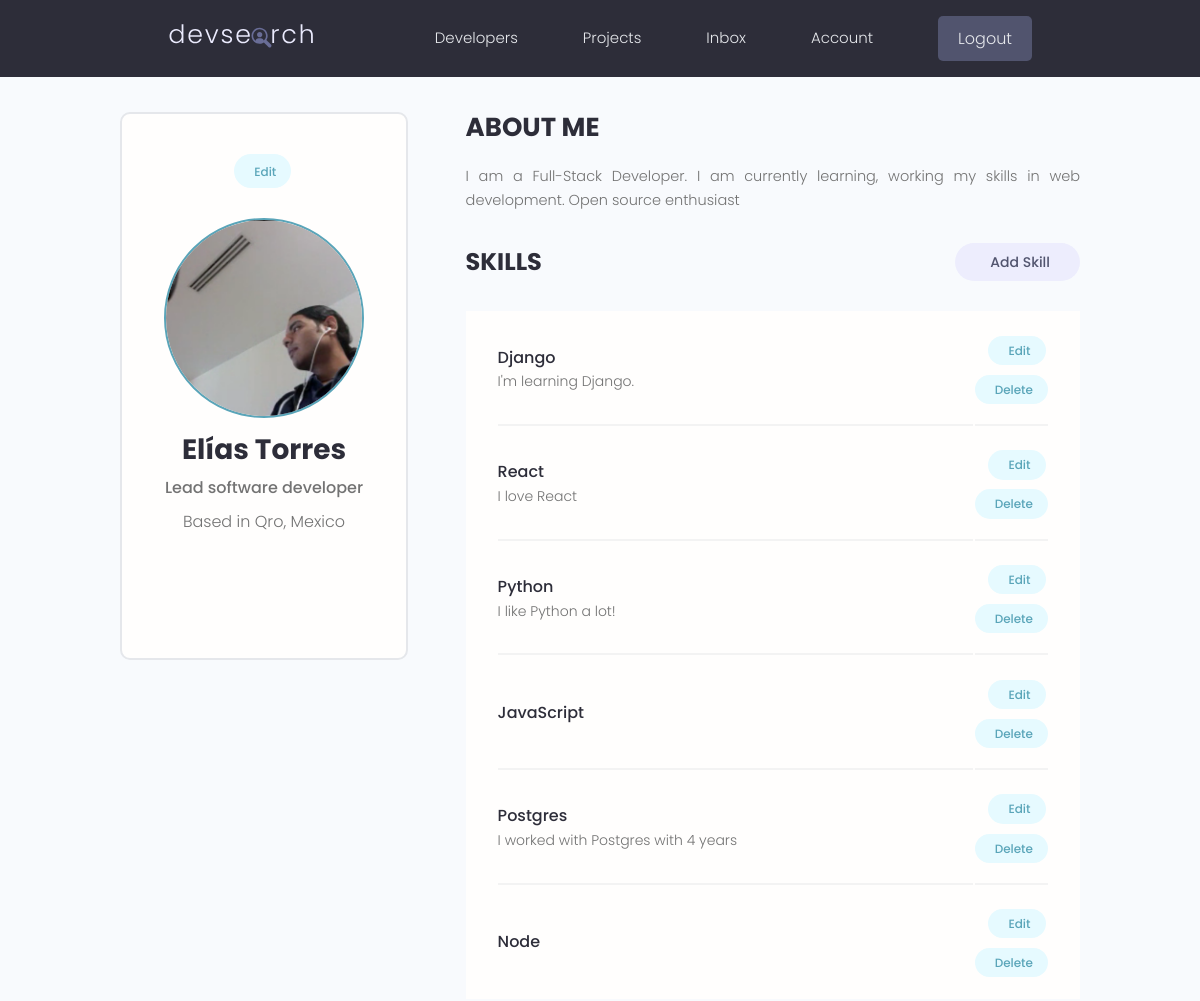
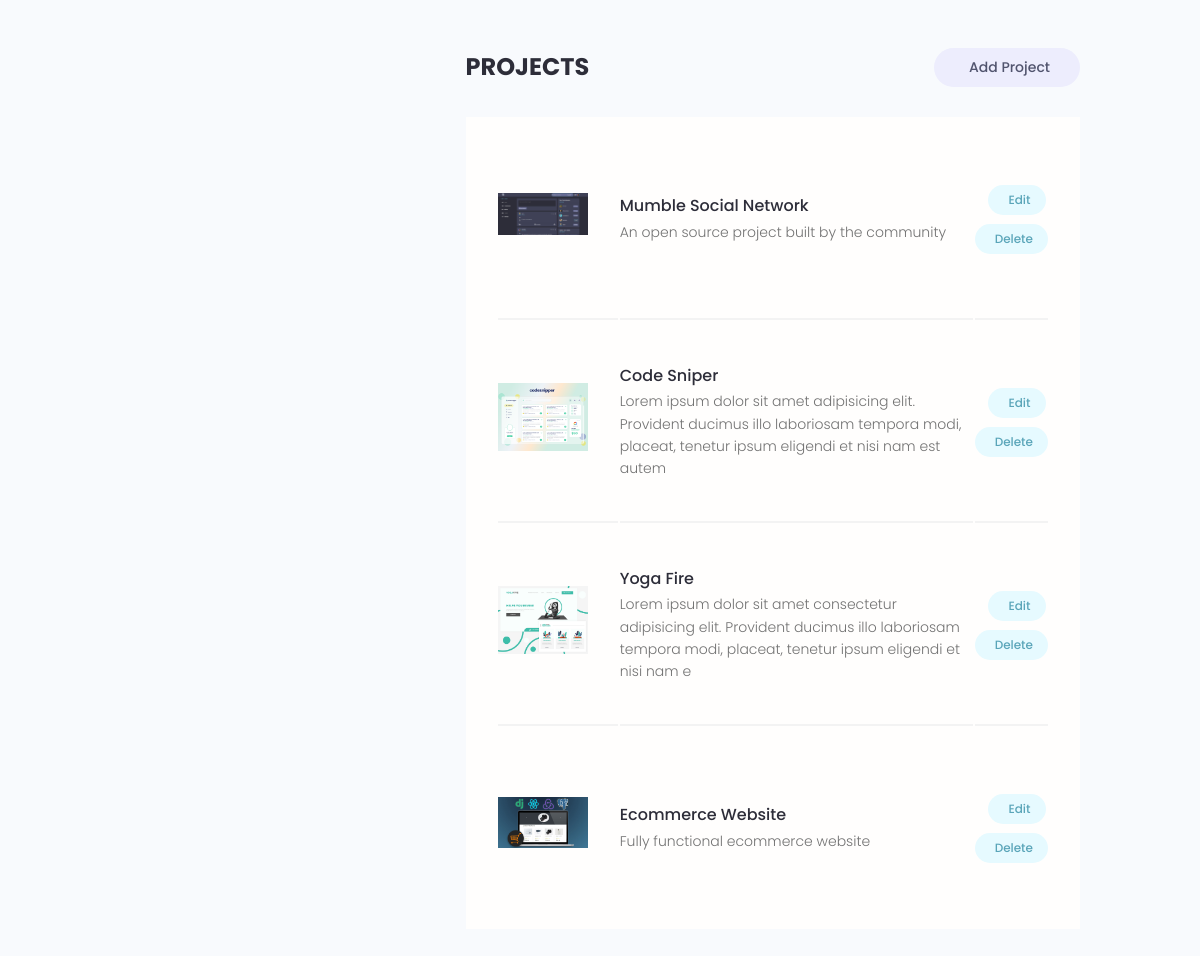
The app's page /account/ (signed in) with its own data (2 pictures, top to bottom).
### developer/models.py (models this page shows, shortened)
class Developer(models.Model):
    id = models.UUIDField(
        default=uuid.uuid4, primary_key=True, unique=True, editable=False
    )
    user = models.OneToOneField(User, on_delete=models.CASCADE, null=True)
    name = models.CharField(max_length=200, blank=True, null=True)
    email = models.EmailField(max_length=200, blank=True, null=True)
    username = models.CharField(max_length=200, blank=True, null=True)
    location = models.CharField(max_length=200, blank=True, null=True)
    short_intro = models.CharField(max_length=200, blank=True, null=True)
    bio = models.TextField(blank=True, null=True)
    profile_image = models.ImageField(
        upload_to='profiles/', blank=True, null=True, default='profiles/user-default.png'
    )
    social_github = models.CharField(max_length=200, blank=True, null=True)
    social_twitter = models.CharField(max_length=200, blank=True, null=True)
    social_linkedin = models.CharField(max_length=200, blank=True, null=True)
    social_youtube = models.CharField(max_length=200, blank=True, null=True)
    social_website = models.CharField(max_length=200, blank=True, null=True)
    social_stackoverflow = models.CharField(
        max_length=200, blank=True, null=True)
    created = models.DateTimeField(auto_now_add=True)
    @property
    def image_url(self):
        if self.profile_image and hasattr(self.profile_image, 'url'):
            return self.profile_image.url
        return '/static/images/profiles/user-default.png'

class Skill(models.Model):
    id = models.UUIDField(
        default=uuid.uuid4, primary_key=True, unique=True, editable=False
    )
    developer = models.ForeignKey(Developer, on_delete=models.CASCADE)
    name = models.CharField(max_length=200, blank=True, null=True)
    description = models.TextField(blank=True, null=True)
    created = models.DateTimeField(auto_now_add=True)

### project/models.py (models this page shows, shortened)
class Project(models.Model):
    id = models.UUIDField(default=uuid.uuid4,
                          primary_key=True, unique=True, editable=False)
    owner = models.ForeignKey(Developer, null=True,
                              blank=True, on_delete=models.CASCADE)
    title = models.CharField(max_length=200, unique=True)
    description = models.TextField(null=True, blank=True)
    featured_image = models.ImageField(
        null=True, blank=True, default='default.jpg')
    demo_link = models.CharField(max_length=2000, null=True, blank=True)
    source_link = models.CharField(max_length=2000, null=True, blank=True)
    tags = models.ManyToManyField('Tag', blank=True)
    vote_total = models.IntegerField(default=0, null=True, blank=True)
    vote_ratio = models.IntegerField(default=0, null=True, blank=True)
    created = models.DateTimeField(auto_now_add=True)
    class Meta:
        ordering = ['-vote_ratio']
    @property
    def image_url(self):
        if self.featured_image and hasattr(self.featured_image, 'url'):
            return self.featured_image.url
        return '/static/images/default.jpg'

### developer/views.py (the view)
# urls.py: path('account/', views.account, name='account'),
@login_required(login_url='developer:login')
def account(request):
    developer = request.user.developer
    skills = developer.skill_set.all
    context = {'developer': developer, 'skills': skills}
    template_name = 'developer/account.html'
    return render(request, template_name, context)

### developer/templates/developer/account.html (shortened to what this page needs)
{% extends 'main.html' %}
{% block content %}
<main class="settingsPage profile my-md">
    <div class="container">
        <div class="layout">
            <div class="column column--1of3">
                <div class="card text-center">
                    <div class="card__body dev">
                        <a class="tag tag--pill tag--main settings__btn" href="{% url 'developer:edit_account' %}"> Edit</a>
                        <img class="avatar avatar--xl dev__avatar" src="{{ developer.image_url }}" />
                        <h2 class="dev__name">{{ developer.name }}</h2>
                        <p class="dev__title">{{ developer.short_intro }}</p>
                        <p class="dev__location">Based in {{ developer.location }}</p>
                        <ul class="dev__social">
                        </ul>
                    </div>
                </div>
            </div>
            <div class="column column--2of3">
                <div class="devInfo">
                    <h3 class="devInfo__title">About Me</h3>
                    <p class="devInfo__about">
                        {{ developer.bio }}
                    </p>
                </div>
                <div class="settings">
                    <h3 class="settings__title">Skills</h3>
                    <a class="tag tag--pill tag--sub settings__btn tag--lg" href="{% url 'developer:add_skill' %}">
                         Add Skill</a>
                </div>
                <table class="settings__table">
                    {% for skill in skills %}
                    <tr>
                        <td class="settings__tableInfo">
                            <h4>{{ skill.name }}</h4>
                            <p>
                                {{ skill.description }}
                            </p>
                        </td>
                        <td class="settings__tableActions">
                            <a class="tag tag--pill tag--main settings__btn"
                                href="{% url 'developer:edit_skill' skill.id %}">
                                Edit
                            </a>
                            <a class="tag tag--pill tag--main settings__btn"
                                href="{% url 'developer:delete_skill' skill.id %}?next=/account">
                                Delete
                            </a>
                        </td>
                    </tr>
                    {% endfor %}
                </table>
                <div class="settings">
                    <h3 class="settings__title">Projects</h3>
                    <a class="tag tag--pill tag--sub settings__btn tag--lg" href="{% url 'project:create_project' %}">
                        Add Project
                    </a>
                </div>
                <table class="settings__table">
                    {% for project in developer.project_set.all %}
                    <tr>
                        <td class="settings__thumbnail">
                            <a href="{% url 'project:project' project.id %}"><img src="{{ project.image_url }}"
                                    alt="Project Thumbnail" />
                            </a>
                        </td>
                        <td class="settings__tableInfo">
                            <a href="{% url 'project:project' project.id %}">{{ project.title }}</a>
                            <p>
                                {{ project.description|slice:"150" }}
                            </p>
                        </td>
                        <td class="settings__tableActions">
                            <a class="tag tag--pill tag--main settings__btn"
                                href="{% url 'project:update_project' project.id %}">
                                Edit
                            </a>
                            <a class="tag tag--pill tag--main settings__btn"
                                href="{% url 'project:delete_project' project.id %}?next=/account">
                                Delete
                            </a>
                        </td>
                    </tr>
                    {% endfor %}
                </table>
            </div>
        </div>
    </div>
</main>
{% endblock %}

### static/styles/app.css (style rules this page uses)
:root { --color-sub: #2d2d39; }
.card { border: 2px solid var(--color-light); }
img { width: 100%; }
.profile .card > .dev { padding: 4rem; }
.dev__avatar { display: block; margin: auto; }
.dev__name { color: var(--color-sub); font-size: 2.8rem; font-weight: 700; margin-top: 1rem; margin-bottom: 0.5rem; }
.dev__title { font-size: 1.6rem; font-weight: 500; line-height: 1.3; }
.dev__location { margin-top: 1rem; }
.dev__social { margin: 3rem 0; list-style: none; display: flex; justify-content: center; gap: 1.5rem; }
.devInfo { margin-bottom: 3rem; }
.devInfo__title, .devInfo__subtitle { font-size: 2.6rem; color: var(--color-sub); text-transform: uppercase; font-weight: 700; margin-bottom: 1.5rem; }
.devInfo__about, .devSkill__info { font-size: 1.45rem; line-height: 1.7; text-align: justify; }
.settingsPage .dev > .settings__btn { display: inline-block; margin-bottom: 3rem; }
.settings { display: flex; justify-content: space-between; align-items: center; }
.settings__title { font-size: 2.4rem; text-transform: uppercase; font-weight: 700; color: var(--color-sub); }
.settings__table { margin-top: 3rem; margin-bottom: 5rem; padding: 0 3rem; background: var(--color-white); }
.settings__table tr { width: 100%; }
.settings__table tr > td { padding: 2rem 0; }
.settings__table tr:not(:last-child) td { border-bottom: 2px solid var(--color-white-light); }
.settings__thumbnail { width: 23%; min-width: 10rem; }
.settings__thumbnail img { padding-right: 3rem; height: 15rem; object-fit: contain; }
.settings__tableInfo { width: 100%; }
.settings__tableInfo h4, .settings__tableInfo a { padding-right: 1rem; width: auto; font-size: 1.6rem; font-weight: 500; color: var(--color-sub); }
.settings__tableInfo p { font-size: 1.4rem; }
.settings__tableActions { text-align: right; }

### static/uikit/styles/modules/_variables.css (style rules this page uses)
:root { --color-main: #5aa5b9; --color-main-light: #e6faff; --color-sub: #3f4156; --color-sub-light: #51546e; --color-sub-lighter: #ededfd; --color-text: #737373; --color-gray: #8b8b8b; --color-light: #e5e7eb; --color-light-gray: #767676; --color-bg: #f8fafd; --color-white: #fffefd; --color-white-light: #f3f3f3; --color-success: #359e64; --color-success-bg: #def8e8; --color-error: #fc4b0b; --color-error-bg: #fff2ee; --font-base: 'Poppins', arial, helvetica, 'Segoe UI', roboto, ubuntu, sans-serif; --font-monospace: 'Fira Code', 'Courier New', courier, monospace; --font-regular: 300; --font-medium: 500; --font-bold: 700; --generic-shadow: 1px 1px 5px #00000010; --generic-transition: all 0.3s ease-in-out; }

### static/uikit/styles/modules/_base.css (style rules this page uses)
* { margin: 0; padding: 0; box-sizing: border-box; text-rendering: optimizeLegibility; color: inherit; font-size: inherit; }
html { font-size: 50%; }
@media only screen and (min-width: 480px) { html { font-size: 56.25%; } }
@media only screen and (min-width: 1200px) { html { font-size: 62.5%; } }
body { line-height: 1.6; font-weight: 400; font-size: 1.5rem; color: var(--color-text); background-color: var(--color-bg); min-height: 100vh; }

### static/uikit/styles/modules/_typography.css (style rules this page uses)
* { font-family: var(--font-base); }
h2 { font-size: 3.6rem; font-weight: var(--font-bold); }
h3 { font-size: 3.2rem; font-weight: var(--font-medium); }
h4 { font-size: 2.8rem; font-weight: var(--font-medium); }
p, span, strong { font-size: 1.6rem; color: var(--color-text); font-weight: var(--font-regular); }
a { padding-bottom: 2px; text-decoration: none; display: inline-block; color: var(--color-main); font-weight: var(--font-medium); }

### static/uikit/styles/modules/_utilities.css (style rules this page uses)
.container { width: 92%; max-width: 165rem; margin: 0 auto; box-sizing: border-box; }
@media screen and (min-width: 1000px) { .container { width: 90%; } }
@media screen and (min-width: 1200px) { .container { width: 80%; } }
.text-center { text-align: center; }
.my-md { margin: 3rem auto; }

### static/uikit/styles/modules/_avatar.css (style rules this page uses)
.avatar { border-radius: 50%; border: 2px solid var(--color-main); object-fit: cover; }
.avatar--xl { height: 20rem; width: 20rem; }

### static/uikit/styles/modules/_card.css (style rules this page uses)
.card { border-radius: 1rem; background-color: var(--color-white); border: 1.5px solid var(--color-light); width: auto; height: auto; margin-top: 0.5rem; margin-bottom: 0.5rem; overflow: hidden; }
.card__body, .card__header { padding: 2rem 2.5rem; }

### static/uikit/styles/modules/_layout.css (style rules this page uses)
.layout { display: flex; flex-flow: row wrap; justify-content: space-between; }
.layout > .column { margin-bottom: 3rem; }
.layout > .column.column--1of3 { flex-basis: 30%; }
.layout > .column.column--2of3 { flex-basis: 64%; }

### records on screen
Developer: image_url (picture), name "Elías Torres", short_intro "Lead software developer", location "Qro, Mexico", bio "I am a Full-Stack Developer. I am currently learning, working my skills in web development. Open source enthusiast"
Skill: name "Django", description "I'm learning Django."
Skill: name "React", description "I love React"
Skill: name "Python", description "I like Python a lot!"
Skill: name "JavaScript"
Skill: name "Postgres", description "I worked with Postgres with 4 years"
Skill: name "Node"
Project: image_url (picture), title "Mumble Social Network", description "An open source project built by the community"
Project: image_url (picture), title "Code Sniper", description "Lorem ipsum dolor sit amet adipisicing elit. Provident ducimus illo laboriosam tempora modi, placeat, tenetur ipsum eligendi et nisi nam est autem"
Project: image_url (picture), title "Yoga Fire", description "Lorem ipsum dolor sit amet consectetur adipisicing elit. Provident ducimus illo laboriosam tempora modi, placeat, tenetur ipsum eligendi et nisi nam e"
Project: image_url (picture), title "Ecommerce Website", description "Fully functional ecommerce website"
